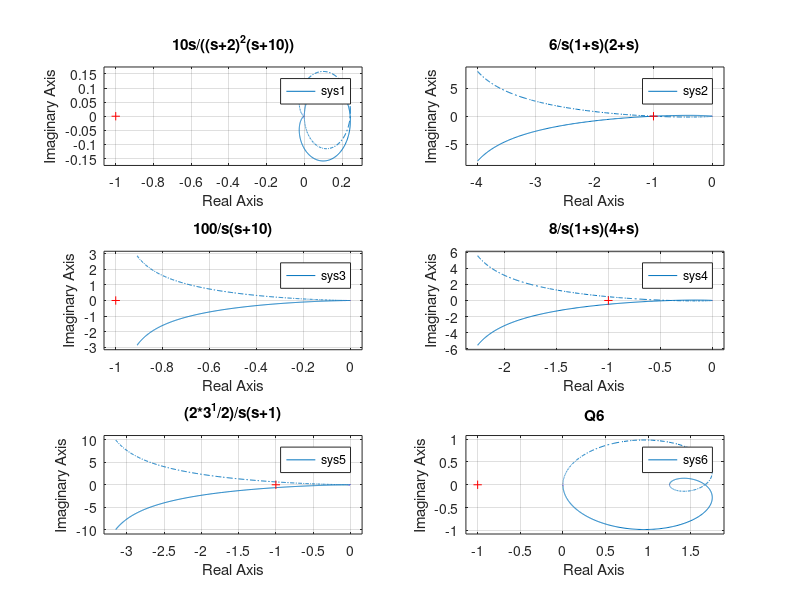

This figure's MATLAB source:
figure;

% Q1
n1 = [10 0];
d1 = conv(conv([1 2], [1 2]), [1 10]);
sys1 = tf(n1, d1);
subplot(3, 2, 1);
nyquist(sys1);
title('10s/((s+2)^2(s+10))');

% Q2
n2 = 6;
d2 = conv(conv([1 1], [1 2]), [1 0]);
sys2 = tf(n2, d2);
subplot(3, 2, 2);
nyquist(sys2);
title('6/s(1+s)(2+s)');

% Q3
n3 = 100;
d3 = conv([1 10], [1 0]);
sys3 = tf(n3, d3);
subplot(3, 2, 3);
nyquist(sys3);
title('100/s(s+10)');

% Q4
n4 = 8;
d4 = conv(conv([1 0], [1 1]), [1 4]);
sys4 = tf(n4, d4);
subplot(3, 2, 4);
nyquist(sys4);
title('8/s(1+s)(4+s)');

% Q5
n5 = 2 * sqrt(3);
d5 = conv([1 0], [1 1]);
sys5 = tf(n5, d5);
subplot(3, 2, 5);
nyquist(sys5);
title('(2*3^1/2)/s(s+1)');

% Q6
n6 = conv([1 1], [0 10]);
d6 = conv([1 2], [1 4]);
sys6 = tf(n6, d6);
subplot(3, 2, 6);
nyquist(sys6);
title('Q6');
